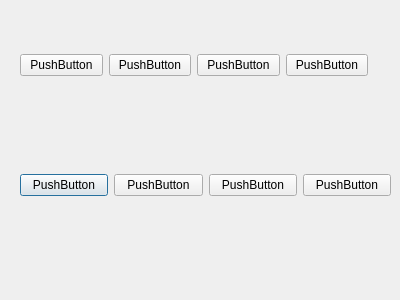
<?xml version="1.0" encoding="UTF-8"?>
<ui version="4.0">
 <class>Dialog</class>
 <widget class="QDialog" name="Dialog">
  <property name="geometry">
   <rect>
    <x>0</x>
    <y>0</y>
    <width>400</width>
    <height>300</height>
   </rect>
  </property>
  <property name="windowTitle">
   <string>Dialog</string>
  </property>
  <widget class="QWidget" name="horizontalLayoutWidget">
   <property name="geometry">
    <rect>
     <x>20</x>
     <y>150</y>
     <width>371</width>
     <height>71</height>
    </rect>
   </property>
   <layout class="QHBoxLayout" name="horizontalLayout_2">
    <item>
     <widget class="QPushButton" name="pushButton_6">
      <property name="text">
       <string>PushButton</string>
      </property>
     </widget>
    </item>
    <item>
     <widget class="QPushButton" name="pushButton_8">
      <property name="text">
       <string>PushButton</string>
      </property>
     </widget>
    </item>
    <item>
     <widget class="QPushButton" name="pushButton_7">
      <property name="text">
       <string>PushButton</string>
      </property>
     </widget>
    </item>
    <item>
     <widget class="QPushButton" name="pushButton_5">
      <property name="text">
       <string>PushButton</string>
      </property>
     </widget>
    </item>
   </layout>
  </widget>
  <widget class="QWidget" name="">
   <property name="geometry">
    <rect>
     <x>20</x>
     <y>50</y>
     <width>348</width>
     <height>30</height>
    </rect>
   </property>
   <layout class="QHBoxLayout" name="horizontalLayout">
    <item>
     <widget class="QPushButton" name="pushButton">
      <property name="text">
       <string>PushButton</string>
      </property>
     </widget>
    </item>
    <item>
     <widget class="QPushButton" name="pushButton_2">
      <property name="text">
       <string>PushButton</string>
      </property>
     </widget>
    </item>
    <item>
     <widget class="QPushButton" name="pushButton_3">
      <property name="text">
       <string>PushButton</string>
      </property>
     </widget>
    </item>
    <item>
     <widget class="QPushButton" name="pushButton_4">
      <property name="text">
       <string>PushButton</string>
      </property>
     </widget>
    </item>
   </layout>
  </widget>
 </widget>
 <resources/>
 <connections/>
</ui>
